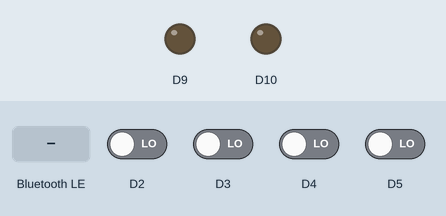
Recording of a sketch running on a simulated Arduino Nano 33 IoT. Shown: output pins drawn as LEDs (lit = HIGH). The test bench sets the inputs (shaded band); at power-on: D2–5 LOW. Nothing arrives over Bluetooth unless stated; a phone connects over Bluetooth LE 3 s after start; what the sketch prints to the serial monitor is not drawn.

Above: at 1.2 s.
1.3 s: Bluetooth LE write "notpaused" received
At 3.7 s:
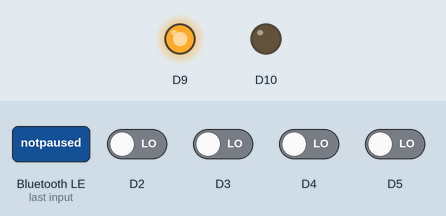
4.3 s: Bluetooth LE write "paused" received
At 5.0 s:
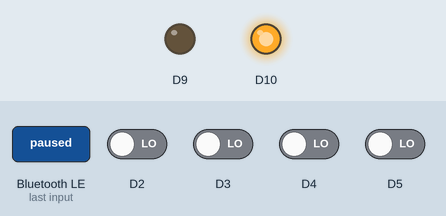
Timing chart, 0 to 7.3 s (numbered marks = the images above; inputs shaded):
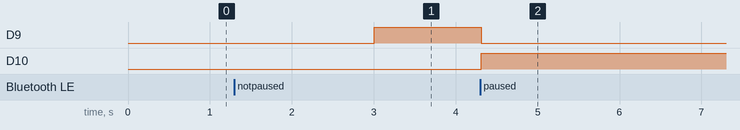

Measured:
- after the input at 1.3 s, D9: LOW → HIGH after 1.7 s
- after the input at 4.3 s, D9: HIGH → LOW at once; D10: LOW → HIGH at once

The sketch:

arduino.ino
```cpp
#include <ArduinoBLE.h>

BLEService service("c9b0d829-e826-4cba-8504-66f971bfda14");
BLECharCharacteristic characteristic("488b392b-97eb-4d6a-9715-1fbc4b202cbe", BLENotify | BLERead);

BLEStringCharacteristic ledCharacteristic("216978d7-d887-4ad4-bb02-1bc00e39f3d9", BLERead | BLEWrite | BLENotify, 20);

bool buttonADown = false;
bool buttonBDown = false;
bool buttonCDown = false;
bool buttonDDown = false;

void setup()
{
  Serial.begin(9600);
  Serial.println("aight");


  service.addCharacteristic(characteristic);
  service.addCharacteristic(ledCharacteristic);

  if (!BLE.begin()) {
    Serial.println("Connect NOW!");
  }

  BLE.setLocalName("Game Controller 1");
  BLE.setDeviceName("Game Controller 1");


  BLE.addService(service);

  BLE.setAdvertisedService(service);

  BLE.advertise();


  pinMode(2, INPUT);
  pinMode(3, INPUT);
  pinMode(4, INPUT);
  pinMode(5, INPUT);

  pinMode(9, OUTPUT);
  pinMode(10, OUTPUT);

}

void loop()
{


  if (digitalRead(2) == HIGH) {
    Serial.println("D");

    if (buttonDDown == false) {
      buttonDDown = true;

      //if (BLE.connected()) {
        characteristic.writeValue('D');
        Serial.println("D pressed");
      //}

    }
  } else {
    buttonDDown = false;
  }

  if (digitalRead(3) == HIGH) {
    Serial.println("B");

    if (buttonBDown == false) {
      buttonBDown = true;

      //if (BLE.connected()) {
        characteristic.writeValue('B');
        Serial.println("B pressed");
      //}

    }
  } else {
    buttonBDown = false;
  }

  if (digitalRead(4) == HIGH) {
    Serial.println("C");

    if (buttonCDown == false) {
      buttonCDown = true;

      //if (BLE.connected()) {
        characteristic.writeValue('C');
        Serial.println("C pressed");
      //}

    }
  } else {
    buttonCDown = false;
  }

  if (digitalRead(5) == HIGH) {
    Serial.println("A");

    if (buttonADown == false) {
      buttonADown = true;

      //if (BLE.connected()) {
        characteristic.writeValue('A');
        Serial.println("A pressed");
      //}

    }
  } else {
    buttonADown = false;
  }

  if (BLE.connected()) {
    if (ledCharacteristic.written()) {
      if (String(ledCharacteristic.value()) == "notpaused") {
        digitalWrite(9, HIGH);
        digitalWrite(10, LOW);
      } else if (String(ledCharacteristic.value()) == "paused") {
        digitalWrite(9, LOW);
        digitalWrite(10, HIGH);
      } else if (String(ledCharacteristic.value()) == "closeall") {
        digitalWrite(9, LOW);
        digitalWrite(10, LOW);
      } else if (String(ledCharacteristic.value()) == "enterfullscreen") {
        digitalWrite(9, HIGH);
        digitalWrite(10, LOW);
      }


    }
  }


  delay(50);
}
```
